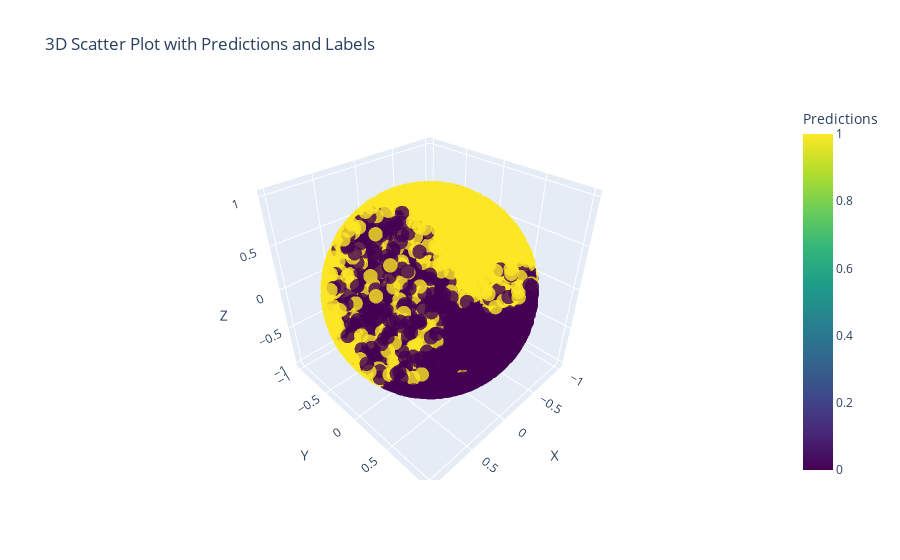

The notebook cell saved with this chart:
### Code cell
plot_model_act(model_0, X_train)

### Figure 1 — Plotly figure (JSON) as saved in the notebook; plotly's stock layout.template omitted (floating-point values rounded to 4 significant figures; data arrays with more than 128 entries replaced by an {"elided": "..."} marker saying what was removed)
{"data": [{"marker": {"color": {"elided": "4000 int values"}, "colorbar": {"title": {"text": "Predictions"}}, "colorscale": [[0, "#440154"], [0.1111, "#482878"], [0.2222, "#3e4989"], [0.3333, "#31688e"], [0.4444, "#26828e"], [0.5556, "#1f9e89"], [0.6667, "#35b779"], [0.7778, "#6ece58"], [0.8889, "#b5de2b"], [1, "#fde725"]], "opacity": 0.8, "size": 5}, "mode": "markers", "text": {"elided": "4000 str values"}, "type": "scatter3d", "x": {"elided": "4000 float values"}, "y": {"elided": "4000 float values"}, "z": {"elided": "4000 float values"}}], "layout": {"scene": {"xaxis": {"title": {"text": "X"}}, "yaxis": {"title": {"text": "Y"}}, "zaxis": {"title": {"text": "Z"}}}, "title": {"text": "3D Scatter Plot with Predictions and Labels"}}}
